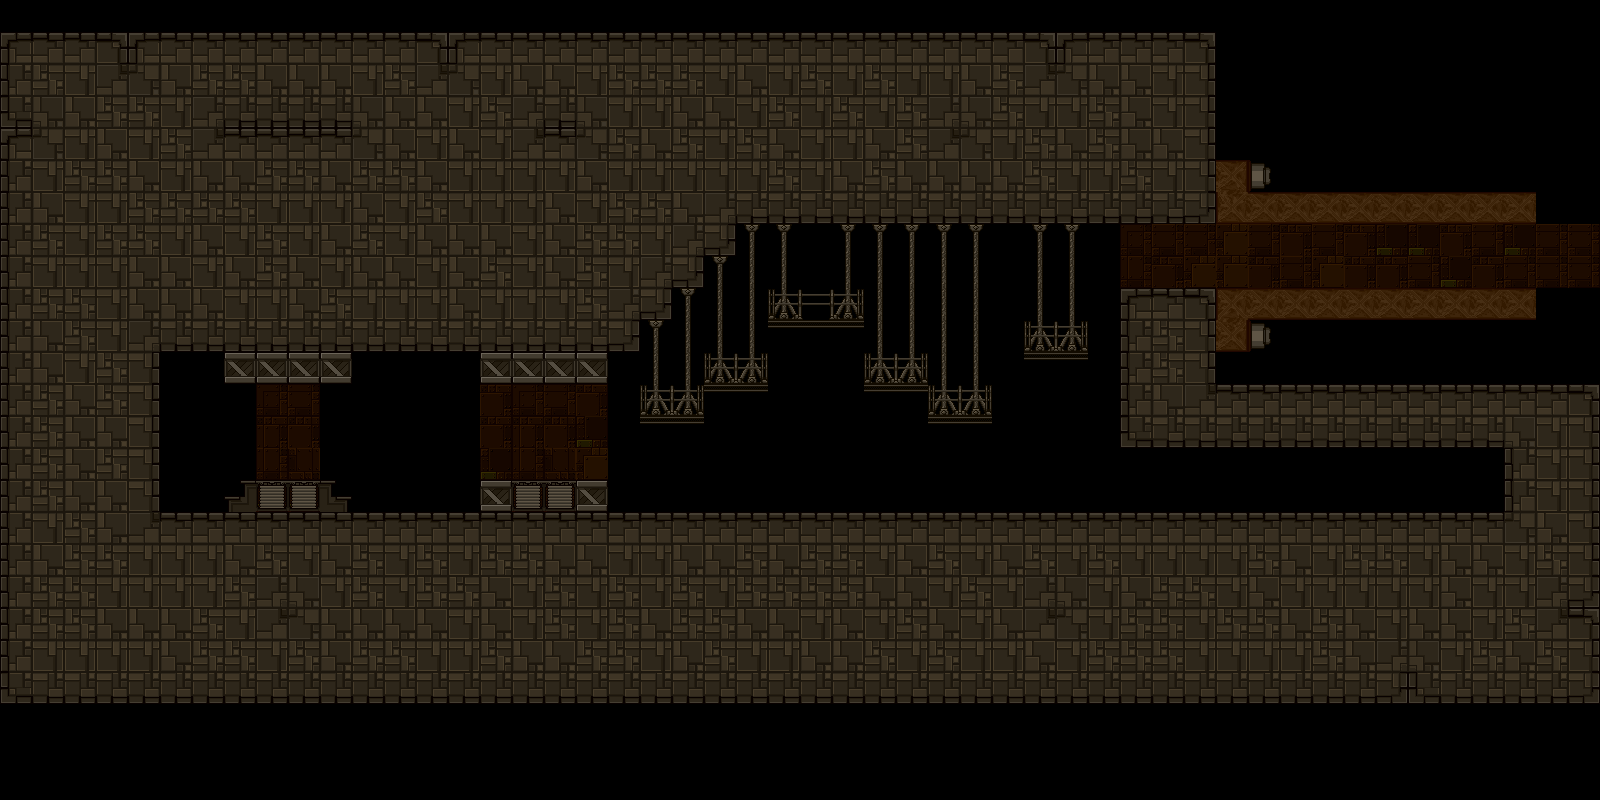

This is a level from a 2D game, rendered from its Tiled map with the project's own tilesets. A one-line summary and the map file follow, with tile-layer data summarised:
An orthogonal 50x25 tile map with 32x32 px tiles, 5 tile layers (Background1, Background2, Background3, Foreground1, ...), 2 tilesets and 7 objects.

<map version="1.0" tiledversion="1.1.4" orientation="orthogonal" renderorder="right-down" width="50" height="25" tilewidth="32" tileheight="32" infinite="0" nextobjectid="21">
 <properties>
  <property name="unity:scale" value="0.03175" />
 </properties>
 <tileset firstgid="1" source="../../Tilesets/Example.tsx" />
 <tileset firstgid="31" source="../../Tilesets/lab.tsx" />
 <layer name="Background1" width="50" height="25">
  <properties>
   <property name="unity:sortingOrder" type="int" value="-3" />
  </properties>
  <data>[1250 cells, 0 non-empty, 0 distinct tile ids]</data>
 </layer>
 <layer name="Background2" width="50" height="25">
  <properties>
   <property name="unity:sortingOrder" type="int" value="-2" />
  </properties>
  <data>[1250 cells, 0 non-empty, 0 distinct tile ids]</data>
 </layer>
 <layer name="Background3" width="50" height="25">
  <properties>
   <property name="unity:sortingOrder" type="int" value="-1" />
  </properties>
  <data>[1250 cells, 113 non-empty, 14 distinct tile ids]</data>
 </layer>
 <layer name="Foreground1" width="50" height="25">
  <properties>
   <property name="unity:sortingOrder" type="int" value="3" />
  </properties>
  <data>[1250 cells, 756 non-empty, 31 distinct tile ids]</data>
 </layer>
 <layer name="Foreground2" width="50" height="25">
  <properties>
   <property name="unity:sortingOrder" type="int" value="4" />
  </properties>
  <data>[1250 cells, 0 non-empty, 0 distinct tile ids]</data>
 </layer>
 <objectgroup name="walls">
  <properties>
   <property name="unity:layer" value="Obstacle" />
  </properties>
  <object id="12" x="608" y="480">
   <polyline points="0,0 -128,0 -128,32 -256,32 -288,0 -352,0 -384,32 -448,32 -448,-128 -384,-128 -384,-96 -256,-96 -256,-128 -128,-128 -128,-96 0,-96 0,-128 32,-128 32,-160 64,-160 64,-192 96,-192 96,-224 128,-224 128,-256 896,-256 896,-192 512,-192 512,-32 896,-32 896,32 0,32 0,0" />
  </object>
 </objectgroup>
 <objectgroup name="JumpThru">
  <properties>
   <property name="unity:layer" value="Obstacle" />
   <property name="unity:tag" value="JumpThru" />
  </properties>
  <object id="13" x="640" y="416">
   <polyline points="0,0 64,0" />
  </object>
  <object id="14" x="704" y="384">
   <polyline points="0,0 64,0" />
  </object>
  <object id="15" x="864" y="384">
   <polyline points="0,0 64,0" />
  </object>
  <object id="16" x="928" y="416">
   <polyline points="0,0 64,0" />
  </object>
  <object id="17" x="1024" y="352">
   <polyline points="0,0 64,0" />
  </object>
  <object id="18" x="864" y="320">
   <polyline points="0,0 -96,0" />
  </object>
 </objectgroup>
</map>
